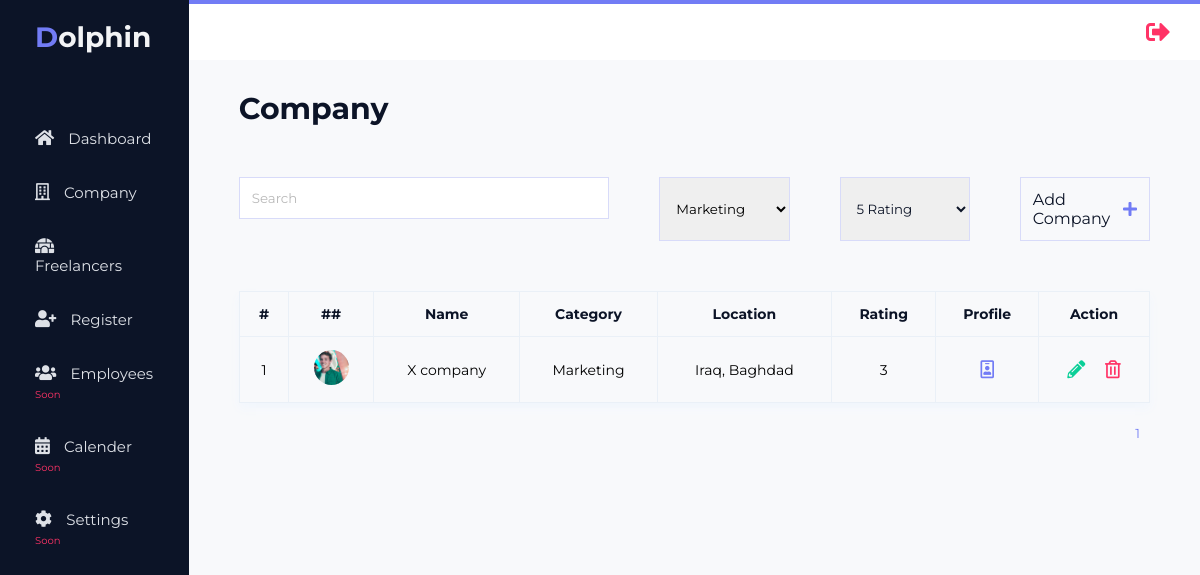
Page /companies (signed in) on the earlier database version.
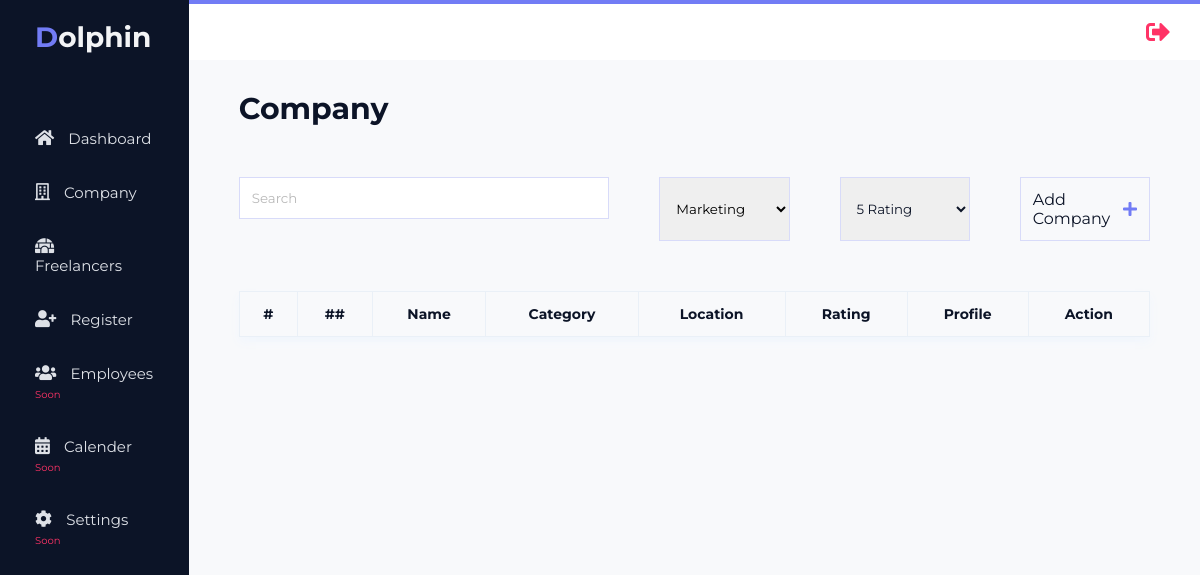
Same page on the later database version.
### app.py (models this page shows, shortened)
class Companies(db.Model):
    __searchable__ = ['title', 'content']
    __tablename__ = 'companies'
    id = db.Column(db.Integer, primary_key = True)
    name = db.Column(db.String(255))
    category = db.Column(db.String(255))
    location = db.Column(db.String(255))
    phone = db.Column(db.String(255))
    email = db.Column(db.String(255))
    description = db.Column(db.String(255))
    rating = db.Column(db.String(255))

### app.py (the view)
@app.route('/companies', methods=['GET', 'POST'])
@login_required
def company():
    page = request.args.get('page', 1, type=int)
    companyDetails = Companies.query.order_by(Companies.id.desc()).paginate(page=page, per_page=5)
    if request.method == 'POST' :
        name= request.form['name']
        companyDetails = Companies.query.filter(Companies.name.like(name)).all()
    return render_template("company.html", companyDetails = companyDetails)

### app.py (called while the page is built)
@login_manager.user_loader
def load_user(user_id):
    return User.query.get(int(user_id))

### templates/company.html (shortened to what this page needs)
{% extends "layout.html" %}
    {% block head %}
    <link rel="stylesheet" href="../static/css/company.css">
    {% endblock %}
    {% block content %}
        <main>
            <div class="main-container">
                <div class="title">
                    <h1>Company</h1>
                </div>
                <div class="main-filters">
                    <form action="/companies" method="POST" class="search">
                        <input name="name" type="text" placeholder="Search" name="search" class="box">
                    </form>
                    <select name="category" id="provider" class="provider box">
                        <option value="Marketing">Marketing</option>
                    </select>
                    <select name="rating" id="rating" class="rating box">
                        <option value="5">5 Rating</option>
                    </select>
                    <a href="/addCompany" class="add box">
                        Add Company
                        <i class="fas fa-plus"></i>
                    </a>
                </div>
                <table class="table">
                    <thead>
                        <th>#</th>
                        <th>##</th>
                        <th>Name</th>
                        <th>Category</th>
                        <th>Location</th>
                        <th>Rating</th>
                        <th>Profile</th>
                        <th>Action</th>
                    </thead>
                    <tbody>
                        {% for company in companyDetails.items %}
                        <tr>
                            <td data-label="#">{{company.id}}</td>
                            <td data-label="##" class="img-circle">
                                <img src="../static/images/account-img.jpg" alt="image">
                            </td>
                            <td data-label="Name">{{company.name}}</td>
                            <td data-label="Category">{{company.category}}</td>
                            <td data-label="Location">{{company.location}}</td>
                            <td data-label="Rating">{{company.rating}}</td>
                            <td data-label="Profile" class="profile">
                                <a href="/profilesCompany/{{company.name}}">
                                    <i class="far fa-id-badge"></i>
                                </a>
                            </td>
                            <td data-label="Action" class="action">
                                <a href="/editCompany/{{company.id}}">
                                    <i class="fas fa-pencil-alt"></i>
                                </a>
                                <a href="/deleteCompany/{{company.id}}">
                                    <i class="far fa-trash-alt"></i>
                                </a>
                            </td>
                        </tr>
                        {% endfor %}
                    </tbody>
                </table>
                    <div class="pagination">
                    {% for page_num in companyDetails.iter_pages(left_edge=1, right_edge=1, left_current=1, right_current=2) %}
                        {% if page_num %}
                            <a class="page-number" href="{{ url_for('company',page=page_num) }}" >{{ page_num }}</a>
                        {% else%}
                            ...
                        {% endif %}
                    {% endfor %}
                    </div>
            </div>
        </main>
    </div>
{% endblock %}

### templates/layout.html (shortened to what this page needs)
<!DOCTYPE html>
<html lang="en">
<head>
    <link rel="stylesheet" href="../static/css/shared-ui.css">
    <link rel="stylesheet" href="../static/css/all.min.css">
    {% block head %}
    {% endblock %}
</head>
<body>
    <div class="container">
        <nav class="navbar">
            <div class="nav-icon" onclick="toggleSidebar()">
                <i class="fas fa-bars"></i>
            </div>
            <div class="navbar-right">
                <a href="#">
                    <a href="/logout"><i class="fas fa-sign-out-alt" style="font-size: 24px; color:#FF3366;"></i></a>
                </a>
            </div>
        </nav>
        <div id="sidebar">
            <div class="sidebar-title">
                <h2>Dolphin</h2>
            </div>
            <section class="sidebar-menu">
                <div class="sidebar-link active-menu-link">
                    <i class="fa fa-home"></i>
                    <a href="/dashboard">Dashboard</a>
                </div>
                <div class="sidebar-link">
                    <i class="far fa-building"></i>
                    <a href="/companies">Company</a>
                </div>
                <div class="sidebar-link">
                    <i class="fas fa-igloo"></i>
                    <a href="/freelancers">Freelancers</a>
                </div>
                <div class="sidebar-link">
                    <i class="fas fa-user-plus"></i>
                    <a href="/signup">Register</a>
                </div>
                <div class="sidebar-link">
                    <i class="fas fa-users"></i>
                    <a href="#">Employees</a>
                    <span style="font-size: 10px; color: #FF3366;">Soon</span>
                </div>
                <div class="sidebar-link">
                    <i class="fas fa-calendar-alt"></i>
                    <a href="#">Calender</a>
                    <span style="font-size: 10px; color: #FF3366;">Soon</span>
                </div>
                <div class="sidebar-link">
                    <i class="fas fa-cog"></i>
                    <a href="#">Settings</a>
                    <span style="font-size: 10px; color: #FF3366;">Soon</span>
                </div>
            </section>
        </div>
        {% block content %}
        {% endblock %}
</body>
</html>

### static/css/shared-ui.css (style rules this page uses)
:root { --darkBlue: #0C1427; --mainContent: #F8F9FB; --lightPurple: #727CF5; --lightRed: #FF3366; --barsColor: #97A3B9; --yellow: #FBBC06; }
* { padding: 0; margin: 0; box-sizing: border-box; list-style: none; text-decoration: none; font-family: 'Montserrat', sans-serif; }
.container { display: grid; height: 100vh; grid-template-columns: 0.56fr 1fr 1fr 1fr; grid-template-rows: 0.2fr 3fr; grid-template-areas: "sidebar nav nav nav" "sidebar main main main"; }
.navbar { background-color: #FFF; grid-area: nav; height: 60px; display: flex; align-items: center; justify-content: space-between; padding: 0 30px 0 30px; box-shadow: 0 5px 10px #f1f6fd; border-top: 4px solid #727CF5; }
.nav-icon > i { font-size: 25px; color: #ffffff; }
.navbar-right { display: flex; justify-content: space-between; align-items: center; }
.navbar-right a { display: flex; justify-content: flex-end; align-items: center; color: var(--darkBlue); font-size: 14px; }
main { background: var(--mainContent); grid-area: main; overflow-y: auto; }
.main-container .title { margin-bottom: 50px; font-size: 15px; }
.main-container .title h1 { font-size: 30px; color: var(--darkBlue); }
.main-container { padding: 30px 50px; }
#sidebar { background: var(--darkBlue); grid-area: sidebar; overflow-y: auto; padding: 20px; -webkit-transition: all 0.5s; transition: all 0.5s; height: 100vh; }
.sidebar-title { display: flex; justify-content: space-between; align-items: center; color: #f3f4f6; margin-bottom: 60px; }
.sidebar-title h2 { font-size: 28px; margin-left: 15px; }
.sidebar-title h2::first-letter { color: var(--lightPurple); }
.sidebar-link { color: #DEE1E7; padding: 15px; margin-bottom: 5px; }
.sidebar-link a { color: #DEE1E7; font-size: 15px; }
.sidebar-link > i { margin-right: 10px; font-size: 17px; }

### static/css/company.css (style rules this page uses)
:root { --darkBlue: #0C1427; --mainContent: #F8F9FB; --lightPurple: #727CF5; --lightRed: #FF3366; --barsColor: #97A3B9; --yellow: #FBBC06; --green: #0ACF97; --lightGray: #DEE1E7; }
.main-filters { display: grid; grid-template-columns: 1.7fr 1fr 1fr 1fr; gap: 50px; }
.box { padding: 12px; border: 1px solid #D8DBF9; outline: none; }
input[type="text"] { width: 370.6px; }
.main-filters select.rating { color: var(--darkBlue) }
.main-filters a { display: flex; justify-content: center; align-items: center; color: var(--darkBlue); transition: 0.3s ease-in-out; }
.main-filters a i { margin-left: 10px; color: var(--lightPurple); }
input::placeholder { opacity: 0.5; }
.table { width: 100%; border-collapse: collapse; margin-top: 50px; box-shadow: 0 5px 10px #f1f6fd; }
.table th { color: var(--darkBlue); }
.table th, .table td { padding: 13px 12px; border: 1.5px solid #EAF0F7; text-align: center; font-size: 14px; }

Differences in the rows shown:
removed Companies: id "1", name "X company", category "Marketing", location "Iraq, Baghdad", rating "3"
Other differences:
list line gone: "1"
